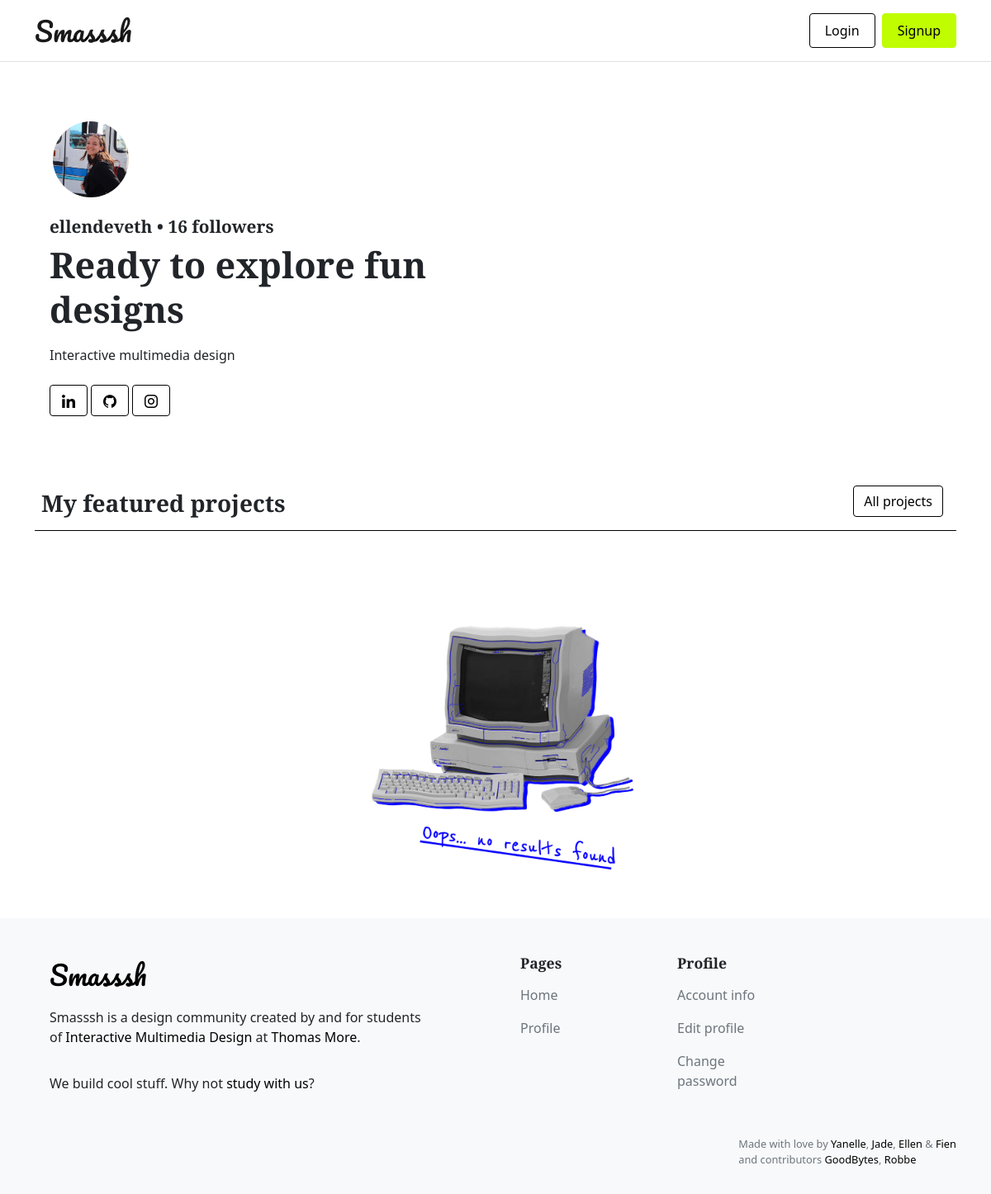
The app's page /smashedProjects.php?p=1 with its own data.
### tables this page shows
CREATE TABLE `users` (
  `id` int(11) unsigned NOT NULL AUTO_INCREMENT,
  `email` varchar(300) DEFAULT NULL,
  `username` varchar(300) DEFAULT NULL,
  `password` varchar(300) DEFAULT NULL,
  `is_admin` tinyint(1) DEFAULT NULL,
  `profile_pic` varchar(300) DEFAULT 'default.png',
  `bio` varchar(300) DEFAULT 'New member of the smash community',
  `education` varchar(300) DEFAULT NULL,
  `second_email` varchar(300) DEFAULT NULL,
  `social_linkedin` varchar(300) DEFAULT NULL,
  `social_github` varchar(300) DEFAULT NULL,
  `social_instagram` varchar(300) DEFAULT NULL,
  PRIMARY KEY (`id`)
);

### classes/User.php (called while the page is built, shortened)
<?php
class User
{
    public static function getUserDataFromId($id)
    {
        $conn = Db::getInstance();
        $statement = $conn->prepare("SELECT * FROM users WHERE id = :id");
        $statement->bindValue(':id', $id);
        $statement->execute();
        $result = $statement->fetch(PDO::FETCH_ASSOC);
        return $result;
    }
    public function getUserPostsFromId($id)
    {
        $conn = Db::getInstance();
        $statement = $conn->prepare(
            "SELECT u.username, u.profile_pic, u.social_github, u.social_linkedin, u.social_instagram, p.id, p.title, p.image, p.description
                FROM users u
                INNER JOIN posts p ON u.id = p.user_id
                WHERE u.id = :id;"
        );
        $statement->bindValue(":id", $id);
        $statement->execute();
        $result = $statement->fetchAll(PDO::FETCH_ASSOC);
        return $result;
    }
}

### smashedProjects.php (the view, shortened to what this page needs)
<?php
$user = new User();
$key = $_GET['p'];
$userData = User::getUserDataFromId($key);
$userPosts = $user->getUserPostsFromId($key);
$posts = Post::showSmashedProjects($key);
if (empty($posts)) {
    $emptyState = true;
}
?><!DOCTYPE html>
<html lang="en">
<head>
    <?php include_once('style.php'); ?>
    <link rel="stylesheet" href="styles/custom.css">
</head>
<body>
    <?php include_once('header.php'); ?>
    <div class="container">
        <div class="row d-flex align-items-center">
            <div class="col-sm-12 col-md-12 col-lg-6">
                <img src="<?php echo $userData['profile_pic']; ?>" class="img-thumbnail rounded-circle mt-5" alt="profile picture">
                <p class="username mt-3 mb-1"><?php echo htmlspecialchars($userData['username']); ?> •
                    <span>16 followers</span>
                </p>
                <p class="biography"><?php echo htmlspecialchars($userData['bio']); ?></p>
                <p class="education"><?php echo htmlspecialchars($userData['education']); ?></p>
                <form action="" method="post">
                    <div class="my-4">
                        <div class="profile-btn">
                            <?php if (!empty($userPosts[0]['social_linkedin'])) : ?>
                                <a href="<?php echo htmlspecialchars($userPosts[0]['social_linkedin']); ?>" class="btn btn-outline-primary mb-2"><img src="assets/icons/icon_linkedin.png" alt="linkedin"></a>
                            <?php endif; ?>
                            <?php if (!empty($userPosts[0]['social_github'])) : ?>
                                <a href="<?php echo htmlspecialchars($userPosts[0]['social_github']); ?>" class="btn btn-outline-primary mb-2"><img src="assets/icons/icon_github.png" alt="github"></a>
                            <?php endif; ?>
                            <?php if (!empty($userPosts[0]['social_instagram'])) : ?>
                                <a href="<?php echo htmlspecialchars($userPosts[0]['social_instagram']); ?>" class="btn btn-outline-primary mb-2"><img src="assets/icons/icon_instagram.png" alt="instagram"></a>
                            <?php endif; ?>
                        </div>
                    </div>
                </form>
            </div>
        </div>
        <div>
            <div class="d-flex header mr-auto p-2 ">
                <div class="">
                    <h3>My featured projects</h3>
                </div>
                <div class="p-2">
                    <a href="profile.php?p=<?php echo $userData['id'] ?>" name="smashedprojects" class="btn btn-outline-primary">All projects</a>
                </div>
            </div>
            <?php if (!empty($emptyState)) : ?>
                <div class="empty-state">
                    <img class="d-block mx-auto" src="assets/images/empty-state-weareimd.png" alt="empty state">
                </div>
            <?php endif; ?>
        </div>
    </div>
    <?php include_once('footer.php'); ?>
</body>
</html>

### styles/custom.css (style rules this page uses)
body { box-sizing: border-box; }
.img-thumbnail { width: 100px; height: 100px; object-fit: cover; border: none; background-color: transparent; }
.header { display: flex; justify-content: space-between; align-items: flex-end; border-bottom: 1px solid black; margin: 1rem 0 2rem 0; }
.row>* { padding: 20px 30px; }
.empty-state { margin-top: 7%; margin-bottom: 5%; }
.empty-state img { width: 30%; height: auto; }

### styles/button.css (style rules this page uses)
.btn-outline-primary { color: black; border: 1px solid black; }
a { text-decoration: none; color: black; }
.profile-btn img { width: 20px; padding: 2px 2px 3px 2px; }

### records on screen
users: profile_pic (picture), username "ellendeveth", bio "Ready to explore fun designs", education "Interactive multimedia design"
